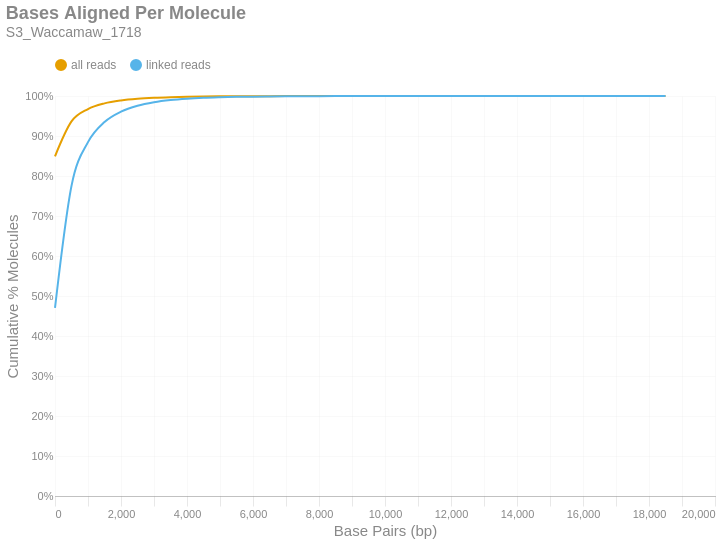

Notebook source saved alongside this figure:
### Markdown cell above
### Bases Aligned Per Molecule
This is a cumulative frequency distribution showing the number of base pairs aligned per unique molecule. These data are shown in 500 bp bins. There are two distributions: one with `all reads` (yellow) and another with only `linked reads` (blue). The percent of molecules in the `linked reads` distribution is relative to the total number of linked molecules.

### Code cell
if SKIPLR:
    print_html(f"Skipped")
else:
    binned_df = consolidated_hist(valids['aligned_bp'], mask, 500, True)
    with SafeRender(binned_df):
        (
            density_plot(binned_df, 'Bases Aligned Per Molecule', samplename, 'basesper')
            .encode(
                x=alt.X('bin:Q', title="Base Pairs (bp)").axis(tickMinStep=500).scale(padding=0),
                y=alt.Y('value:Q', title='Cumulative % Molecules')
                    .axis(format='%')
                    .scale(domain = [0,1])
                    .stack(False),
                color=alt.Color("key:N").scale(domain = ["all reads", "linked reads"]),
                tooltip = [
                    alt.Tooltip("key:N", title = "Data Type"),
                    alt.Tooltip("range_label:N", title="Bases Aligned Per Molecule"),
                    alt.Tooltip("value:Q", format = ".2%", title="% Molecules (Cum.)")
                ]
            )
        ).display()

### Figure 1 — Vega-Lite specification as saved in the notebook (floating-point values rounded to 4 significant figures)
{"width": "container", "height": 400, "config": {"title": {"anchor": "start", "dy": -15, "fontSize": 18, "color": "#888888", "subtitleColor": "#888888", "subtitleFontSize": 14}, "arc": {"fill": "#0072B2"}, "axis": {"domainColor": "#888888", "domainWidth": 0.5, "gridWidth": 0.2, "grid": false, "titleFontWeight": 400, "titleFontSize": 15, "labelFontSize": 11, "labelColor": "#888888", "tickColor": "#888888", "tickWidth": 0.2, "titleColor": "#888888"}, "axisBand": {"grid": false}, "axisX": {"grid": true, "tickSize": 10, "domainCap": "round"}, "axisY": {"domain": false, "grid": true, "tickSize": 0, "domainCap": "round"}, "background": "transparent", "header": {"labelFontSize": 15, "labelColor": "#888888", "titleFontSize": 15, "titleFontWeight": 600, "titleColor": "#888888"}, "legend": {"labelFont": "sans-serif", "labelFontSize": 12, "labelColor": "#888888", "symbolSize": 100, "symbolType": "circle", "titleFontSize": 12, "titlePadding": 10, "titleColor": "#888888", "title": null, "orient": "top"}, "range": {"category": ["#E69F00", "#56B4E9", "#009E73", "#F0E442", "#0072B2", "#D55E00", "#CC79A7", "#000000"], "diverging": ["#cfe8f3", "#a2d4ec", "#73bfe2", "#46abdb", "#1696d2", "#12719e"]}, "area": {"fill": "#0072B2", "fillOpacity": 0.7, "line": true, "strokeOpacity": 0.7}, "line": {"color": "#0072B2", "stroke": "#0072B2", "strokeWidth": 2}, "trail": {"color": "#0072B2", "stroke": "#0072B2", "strokeWidth": 0, "size": 1}, "point": {"filled": true, "fillOpacity": 1.0, "size": 95}, "text": {"color": "#888888", "fontSize": 11, "align": "right", "fontWeight": 400, "size": 11}, "bar": {"fill": "#0072B2", "stroke": null}, "view": {"stroke": null, "continuousWidth": 660, "continuousHeight": 400}}, "data": {"name": "data-a1c2cf8c3d888d67bdff7ad1d9444572"}, "mark": {"type": "line", "interpolate": "monotone", "point": {"opacity": 0, "size": 275}}, "encoding": {"color": {"field": "key", "scale": {"domain": ["all reads", "linked reads"]}, "type": "nominal"}, "tooltip": [{"field": "key", "title": "Data Type", "type": "nominal"}, {"field": "range_label", "title": "Bases Aligned Per Molecule", "type": "nominal"}, {"field": "value", "format": ".2%", "title": "% Molecules (Cum.)", "type": "quantitative"}], "x": {"axis": {"tickMinStep": 500}, "field": "bin", "scale": {"padding": 0}, "title": "Base Pairs (bp)", "type": "quantitative"}, "y": {"axis": {"format": "%"}, "field": "value", "scale": {"domain": [0, 1]}, "stack": false, "title": "Cumulative % Molecules", "type": "quantitative"}}, "params": [{"name": "param_c36ac31b6afebe62", "select": {"type": "point", "fields": ["key"]}, "bind": "legend"}], "title": {"text": "Bases Aligned Per Molecule", "subtitle": "S3_Waccamaw_1718"}, "transform": [{"fold": ["all reads (cumsum)", "linked reads (cumsum)"]}, {"calculate": "replace(datum.key, ' (cumsum)', '')", "as": "key"}, {"filter": {"param": "param_c36ac31b6afebe62"}}], "usermeta": {"embedOptions": {"downloadFileName": "S3_Waccamaw_1718.basesper"}}, "$schema": "https://vega.github.io/schema/vega-lite/v6.1.0.json", "datasets": {"data-a1c2cf8c3d888d67bdff7ad1d9444572": [{"bin": "0.0", "interval": "0.0-500.0", "all reads": 0.8493, "linked reads": 0.47, "all reads (cumsum)": 0.8493, "linked reads (cumsum)": 0.47, "range_label": "0-499"}, {"bin": "500.0", "interval": "500.0-1000.0", "all reads": 0.08711, "linked reads": 0.3054, "all reads (cumsum)": 0.9364, "linked reads (cumsum)": 0.7754, "range_label": "500-999"}, {"bin": "1000.0", "interval": "1000.0-1500.0", "all reads": 0.03096, "linked reads": 0.1092, "all reads (cumsum)": 0.9674, "linked reads (cumsum)": 0.8846, "range_label": "1000-1499"}, {"bin": "1500.0", "interval": "1500.0-2000.0", "all reads": 0.01423, "linked reads": 0.0503, "all reads (cumsum)": 0.9816, "linked reads (cumsum)": 0.935, "range_label": "1500-1999"}, {"bin": "2000.0", "interval": "2000.0-2500.0", "all reads": 0.00733, "linked reads": 0.02591, "all reads (cumsum)": 0.9889, "linked reads (cumsum)": 0.9609, "range_label": "2000-2499"}, {"bin": "2500.0", "interval": "2500.0-3000.0", "all reads": 0.004166, "linked reads": 0.01473, "all reads (cumsum)": 0.9931, "linked reads (cumsum)": 0.9756, "range_label": "2500-2999"}, {"bin": "3000.0", "interval": "3000.0-3500.0", "all reads": 0.002463, "linked reads": 0.008706, "all reads (cumsum)": 0.9956, "linked reads (cumsum)": 0.9843, "range_label": "3000-3499"}, {"bin": "3500.0", "interval": "3500.0-4000.0", "all reads": 0.001534, "linked reads": 0.005422, "all reads (cumsum)": 0.9971, "linked reads (cumsum)": 0.9897, "range_label": "3500-3999"}, {"bin": "4000.0", "interval": "4000.0-4500.0", "all reads": 0.0009696, "linked reads": 0.003428, "all reads (cumsum)": 0.9981, "linked reads (cumsum)": 0.9932, "range_label": "4000-4499"}, {"bin": "4500.0", "interval": "4500.0-5000.0", "all reads": 0.0006347, "linked reads": 0.002244, "all reads (cumsum)": 0.9987, "linked reads (cumsum)": 0.9954, "range_label": "4500-4999"}, {"bin": "5000.0", "interval": "5000.0-5500.0", "all reads": 0.0003959, "linked reads": 0.0014, "all reads (cumsum)": 0.9991, "linked reads (cumsum)": 0.9968, "range_label": "5000-5499"}, {"bin": "5500.0", "interval": "5500.0-6000.0", "all reads": 0.0002903, "linked reads": 0.001027, "all reads (cumsum)": 0.9994, "linked reads (cumsum)": 0.9978, "range_label": "5500-5999"}, {"bin": "6000.0", "interval": "6000.0-6500.0", "all reads": 0.0001729, "linked reads": 0.0006114, "all reads (cumsum)": 0.9996, "linked reads (cumsum)": 0.9984, "range_label": "6000-6499"}, {"bin": "6500.0", "interval": "6500.0-7000.0", "all reads": 0.000114, "linked reads": 0.0004029, "all reads (cumsum)": 0.9997, "linked reads (cumsum)": 0.9988, "range_label": "6500-6999"}, {"bin": "7000.0", "interval": "7000.0-7500.0", "all reads": 9.265e-05, "linked reads": 0.0003276, "all reads (cumsum)": 0.9998, "linked reads (cumsum)": 0.9992, "range_label": "7000-7499"}, {"bin": "7500.0", "interval": "7500.0-8000.0", "all reads": 6.243e-05, "linked reads": 0.0002207, "all reads (cumsum)": 0.9998, "linked reads (cumsum)": 0.9994, "range_label": "7500-7999"}, {"bin": "8000.0", "interval": "8000.0-8500.0", "all reads": 5.153e-05, "linked reads": 0.0001822, "all reads (cumsum)": 0.9999, "linked reads (cumsum)": 0.9996, "range_label": "8000-8499"}, {"bin": "8500.0", "interval": "8500.0-9000.0", "all reads": 3.369e-05, "linked reads": 0.0001191, "all reads (cumsum)": 0.9999, "linked reads (cumsum)": 0.9997, "range_label": "8500-8999"}, {"bin": "9000.0", "interval": "9000.0-9500.0", "all reads": 2.428e-05, "linked reads": 8.584e-05, "all reads (cumsum)": 0.9999, "linked reads (cumsum)": 0.9998, "range_label": "9000-9499"}, {"bin": "9500.0", "interval": "9500.0-10000.0", "all reads": 1.734e-05, "linked reads": 6.131e-05, "all reads (cumsum)": 1.0, "linked reads (cumsum)": 0.9998, "range_label": "9500-9999"}, {"bin": "10000.0", "interval": "10000.0-10500.0", "all reads": 1.14e-05, "linked reads": 4.029e-05, "all reads (cumsum)": 1.0, "linked reads (cumsum)": 0.9999, "range_label": "10000-10499"}, {"bin": "10500.0", "interval": "10500.0-11000.0", "all reads": 8.919e-06, "linked reads": 3.153e-05, "all reads (cumsum)": 1.0, "linked reads (cumsum)": 0.9999, "range_label": "10500-10999"}, {"bin": "11000.0", "interval": "11000.0-11500.0", "all reads": 7.928e-06, "linked reads": 2.803e-05, "all reads (cumsum)": 1.0, "linked reads (cumsum)": 0.9999, "range_label": "11000-11499"}, {"bin": "11500.0", "interval": "11500.0-12000.0", "all reads": 5.45e-06, "linked reads": 1.927e-05, "all reads (cumsum)": 1.0, "linked reads (cumsum)": 1.0, "range_label": "11500-11999"}, {"bin": "12000.0", "interval": "12000.0-12500.0", "all reads": 2.973e-06, "linked reads": 1.051e-05, "all reads (cumsum)": 1.0, "linked reads (cumsum)": 1.0, "range_label": "12000-12499"}, {"bin": "12500.0", "interval": "12500.0-13000.0", "all reads": 3.468e-06, "linked reads": 1.226e-05, "all reads (cumsum)": 1.0, "linked reads (cumsum)": 1.0, "range_label": "12500-12999"}, {"bin": "13000.0", "interval": "13000.0-13500.0", "all reads": 9.91e-07, "linked reads": 3.503e-06, "all reads (cumsum)": 1.0, "linked reads (cumsum)": 1.0, "range_label": "13000-13499"}, {"bin": "13500.0", "interval": "13500.0-14000.0", "all reads": 1.486e-06, "linked reads": 5.255e-06, "all reads (cumsum)": 1.0, "linked reads (cumsum)": 1.0, "range_label": "13500-13999"}, {"bin": "14000.0", "interval": "14000.0-14500.0", "all reads": 9.91e-07, "linked reads": 3.503e-06, "all reads (cumsum)": 1.0, "linked reads (cumsum)": 1.0, "range_label": "14000-14499"}, {"bin": "14500.0", "interval": "14500.0-15000.0", "all reads": 1.486e-06, "linked reads": 5.255e-06, "all reads (cumsum)": 1.0, "linked reads (cumsum)": 1.0, "range_label": "14500-14999"}, {"bin": "15000.0", "interval": "15000.0-15500.0", "all reads": 4.955e-07, "linked reads": 1.752e-06, "all reads (cumsum)": 1.0, "linked reads (cumsum)": 1.0, "range_label": "15000-15499"}, {"bin": "15500.0", "interval": "15500.0-16000.0", "all reads": 4.955e-07, "linked reads": 1.752e-06, "all reads (cumsum)": 1.0, "linked reads (cumsum)": 1.0, "range_label": "15500-15999"}, {"bin": "16000.0", "interval": "16000.0-16500.0", "all reads": 0.0, "linked reads": 0.0, "all reads (cumsum)": 1.0, "linked reads (cumsum)": 1.0, "range_label": "16000-16499"}, {"bin": "16500.0", "interval": "16500.0-17000.0", "all reads": 0.0, "linked reads": 0.0, "all reads (cumsum)": 1.0, "linked reads (cumsum)": 1.0, "range_label": "16500-16999"}, {"bin": "17000.0", "interval": "17000.0-17500.0", "all reads": 0.0, "linked reads": 0.0, "all reads (cumsum)": 1.0, "linked reads (cumsum)": 1.0, "range_label": "17000-17499"}, {"bin": "17500.0", "interval": "17500.0-18000.0", "all reads": 0.0, "linked reads": 0.0, "all reads (cumsum)": 1.0, "linked reads (cumsum)": 1.0, "range_label": "17500-17999"}, {"bin": "18000.0", "interval": "18000.0-18500.0", "all reads": 0.0, "linked reads": 0.0, "all reads (cumsum)": 1.0, "linked reads (cumsum)": 1.0, "range_label": "18000-18499"}, {"bin": "18500.0", "interval": "18500.0-19000.0", "all reads": 4.955e-07, "linked reads": 1.752e-06, "all reads (cumsum)": 1.0, "linked reads (cumsum)": 1.0, "range_label": "18500-18999"}]}}
